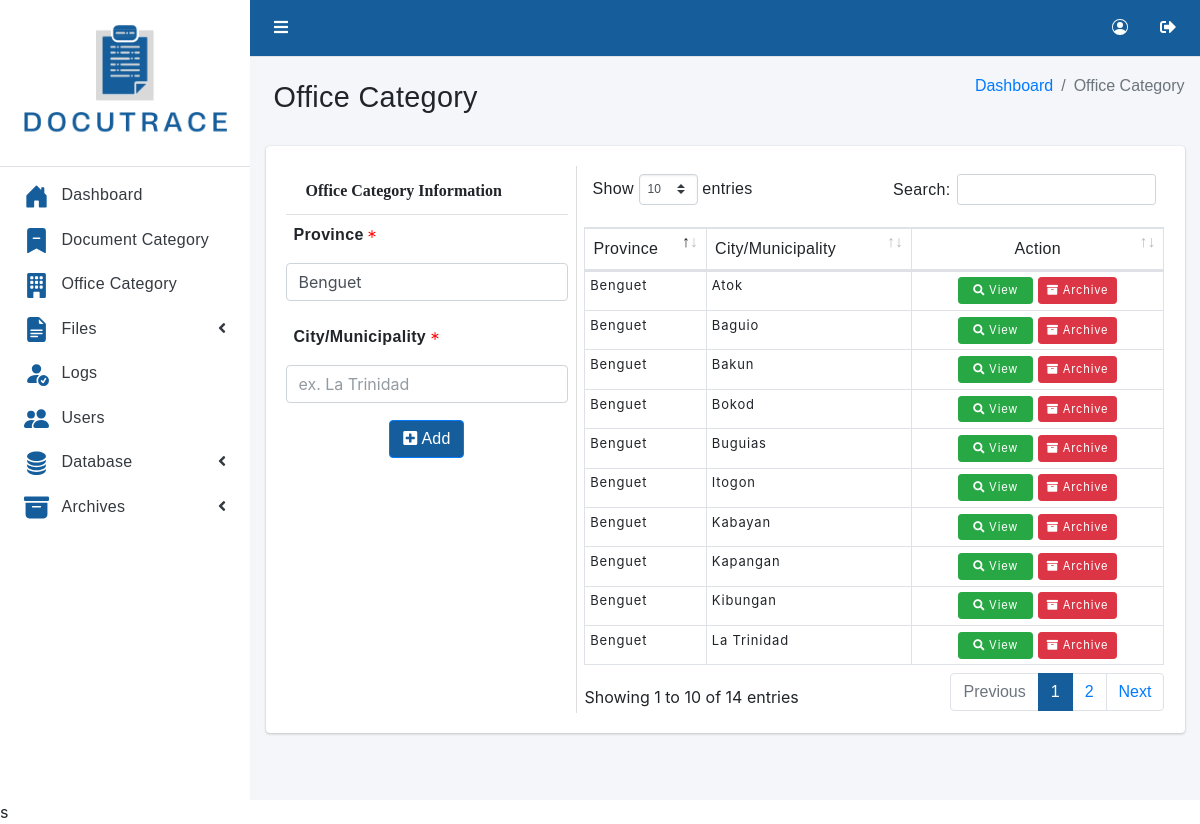
Screenshot of /admin/settings.php (signed in) with the database file from the repository.
### tables this page shows
CREATE TABLE OfficeSettings (
  office_id_num int(50) unsigned ZEROFILL auto_increment,
  Province varchar(255) DEFAULT NULL,
  cityMunicipality varchar(255) DEFAULT NULL,
  ArchiveStatus varchar(255) DEFAULT 'Not Archived',

  PRIMARY KEY  (office_id_num)
);

### admin/settings.php (the view, shortened to what this page needs)
<?php
   require '../php/centralConnection.php';
   if(isset($_REQUEST['list'])){
      if($_REQUEST['list'] == "office"){
         $query ="SELECT * FROM OfficeSettings WHERE ArchiveStatus = 'Archived'";
         $result = mysqli_query($connect, $query);
         $header = "Office Archives";
      }
   }else{
      $query ="SELECT * FROM OfficeSettings WHERE ArchiveStatus != 'Archived'";
      $result = mysqli_query($connect, $query);
      $header = "Office Category";
   }
?>
<!DOCTYPE html>
<html lang="en">
<head>
   <link rel="stylesheet" href="../asset/fontawesome/css/all.min.css">
   <link rel="stylesheet" href="../asset/css/adminlte.min.css">
   <link rel="stylesheet" href="../asset/css/style.css">
   <link rel="stylesheet" href="../asset/tables/datatables-bs4/css/dataTables.bootstrap4.min.css">
   <link rel="stylesheet" href="../css/style.css">
   <link rel="stylesheet" href="../asset/jquery-confirm.min.css">
</head>
<body class="hold-transition sidebar-mini layout-fixed">
   <div class="wrapper">
      <nav class="main-header navbar navbar-expand navbar-light" style="background-color: rgb(22,94,155)">
         <ul class="navbar-nav">
            <li class="nav-item">
               <a class="nav-link iconsTop" data-widget="pushmenu" href="#" role="button"><i class="fas fa-bars"></i></a>
            </li>
         </ul>
         <ul class="navbar-nav ml-auto">
            <li class="nav-item">
               <a class="nav-link iconsTop" href="#" data-toggle='modal' data-target='#editIconUser' role="button" style="margin-top: -3%;">
               </a>
            </li>
            <li class="nav-item">
               <a class="nav-link iconsTop" href="../php/logout.php">
                  <i class="fas fa-sign-out-alt"></i>
               </a>
            </li>
         </ul>
      </nav>
      <aside class="main-sidebar sidebar-light-primary">
         <a href="index.php" class="brand-link">
     <img src="../asset/img/DOCUTRACE.png" alt="DOCUTRACE Logo" id="docutraceLogo">
      </a>
      <div class="sidebar">
         <nav class="mt-2">
            <ul class="nav nav-pills nav-sidebar flex-column" data-widget="treeview" role="menu"
               data-accordion="false">
               <li class="nav-item">
                  <a href="index.php" class="nav-link">
                     <p>
                        Dashboard
                     </p>
                  </a>
               </li>
               <li class="nav-item">
                  <a href="category.php" class="nav-link">
                     <svg xmlns="http://www.w3.org/2000/svg" width="25" height="25" fill="rgb(22,94,155)" class="bi bi-bookmark-dash-fill" viewBox="0 0 16 16">
                        <path fill-rule="evenodd" d="M2 15.5V2a2 2 0 0 1 2-2h8a2 2 0 0 1 2 2v13.5a.5.5 0 0 1-.74.439L8 13.069l-5.26 2.87A.5.5 0 0 1 2 15.5zM6 6a.5.5 0 0 0 0 1h4a.5.5 0 0 0 0-1H6z"/>
                      </svg>
                     <p>
                        Document Category
                     </p>
                  </a>
               </li>
               <li class="nav-item">
                  <a href="settings.php" class="nav-link">
                     <p>
                        Office Category
                     </p>
                  </a>
               </li>
               <li class="nav-item">
                     <a href="#" class="nav-link">
                        <p>
                           Files
                        </p>
                        <i class="right fas fa-angle-left"></i>
                     </a>
                  </li>
               <li class="nav-item adminOnly">
                     <a href="logs.php" class="nav-link">
                        <p>
                           Logs
                        </p>
                     </a>
                  </li>
               <li class="nav-item adminOnly">
                  <a href="users.php" class="nav-link">
                     <p>
                        Users
                     </p>
                  </a>
               </li>
               <li class="nav-item adminOnly">
                     <a href="#" class="nav-link">
                        <p>
                           Database
                        </p>
                        <i class="right fas fa-angle-left"></i>
                     </a>
                  </li>
               <li class="nav-item adminOnly">
                     <a href="#" class="nav-link">
                        <p>
                           Archives
                        </p>
                        <i class="right fas fa-angle-left"></i>
                     </a>
                  </li>
            </ul>
         </nav>
      </div>
   </aside>
      <div class="content-wrapper">
         <div class="content-header">
            <div class="container-fluid">
               <div class="row mb-2">
                  <div class="col-sm-6">
                        <h1 class="m-0"><?php echo $header; ?></h1>
                  </div>
                  <div class="col-sm-6">
                     <ol class="breadcrumb float-sm-right">
                        <li class="breadcrumb-item" style="color: rgb(22,94,155);"><a href="index.php">Dashboard</a></li>
                        <li class="breadcrumb-item active"><?php echo $header; ?></li>
                     </ol>
                  </div>
               </div>
            </div>
         </div>
         <section class="content">
            <div class="container-fluid">
               <div class="card card-info">
                  <form action="../php/addRecord.php" method="post" id="addOfficeForm">
                     <div class="card-body">
                        <div class="row">
                           <div class="col-md-4" id="categoryAddSection">
                              <div class="card-header">
                                 <span class="fa"> Office Category Information</span>
                              </div>
                              <div class="row">
                                 <div class="col-md-12">
                                    <div class="form-group">
                                       <label>Province </label>
                                       <input type="text" class="form-control" name="addProvince" value="Benguet" required >
                                    </div>
                                 </div>
                                 <div class="col-md-12">
                                    <div class="form-group">
                                       <label>City/Municipality </label>
                                       <input type="text" class="form-control" name="addCityMunicipality" placeholder="ex. La Trinidad" required>
                                    </div>
                                 </div>
                              </div>
                              <div class="col-md-12" id="addButton">
                                 <button type="submit" class="btn btn-primary"><i
                        class="fa fa-plus-square"></i> Add</button>
                              </div>
                  </form>
               </div>
               <div class="col-md-8" id="officeList" style="border-left: 1px solid #ddd;">
                  <table id="example1" class="table table-bordered table-hover">
                     <thead>
                        <tr>
                           <th>Province</th>
                           <th>City/Municipality</th>
                           <th class="text-center">Action</th>
                        </tr>
                     </thead>
                     <tbody>
                           <?php
                              if($result != ''){
                                 while($row = mysqli_fetch_array($result)){
                                    $officeProvince = $row['Province'];
                                    $officeIDNum = $row['office_id_num'];
                                    $officeCityMunicipality = $row['cityMunicipality'];
                                    echo "
                                    <tr>
                                          <td>$officeProvince</td>
                                          <td>$officeCityMunicipality</td>
                                          <td class='text-center'>
                                             <a class='btn btn-sm btn-success' href='#' data-toggle='modal' data-target='#edit' data-office-id='$officeIDNum' data-office-province='$officeProvince' data-office-cityMunicipality='$officeCityMunicipality' onclick='populateEditModal(this)'><i class='fa fa-search'></i> View</a>
                                             <a class='btn btn-sm btn-danger adminOnly archiveButton' href='#' data-toggle='modal' data-target='#archive' data-office-id='$officeIDNum'>
                                                <i class='fa fa-archive'></i> Archive
                                             </a>
                                             <a class='btn btn-sm btn-danger adminOnly restoreButton' href='#' data-toggle='modal' data-target='#restore' data-office-id='$officeIDNum'>
                                             <svg xmlns='http://www.w3.org/2000/svg' width='16' height='16' fill='currentColor' class='bi bi-arrow-counterclockwise' viewBox='0 0 16 16'>
                                             <path fill-rule='evenodd' d='M8 3a5 5 0 1 1-4.546 2.914.5.5 0 0 0-.908-.417A6 6 0 1 0 8 2v1z'/>
                                             <path d='M8 4.466V.534a.25.25 0 0 0-.41-.192L5.23 2.308a.25.25 0 0 0 0 .384l2.36 1.966A.25.25 0 0 0 8 4.466z'/>
                                             </svg> Restore
                                             </a>
                                          </td>
                                    </tr>";
                                 }
                              }
                          ?>
                        </tbody>
                  </table>
               </div>
            </div>
      </div>
   </div>
   <script src="../asset/tables/datatables-responsive/js/responsive.bootstrap4.min.js"></script>s
</body>
</html>

### asset/css/style.css (style rules this page uses)
h1,h2,h3,h4,h5,h6,p,label,button,th { font-family: 'Trebuchet MS', 'Lucida Sans Unicode', 'Lucida Grande', 'Lucida Sans', Arial, sans-serif !important; padding: 0.5rem 0.5rem; font-weight: 100; letter-spacing: 0.02rem; }
li a { font-family: 'Trebuchet MS', 'Lucida Sans Unicode', 'Lucida Grande', 'Lucida Sans', Arial, sans-serif !important; font-weight: 100; }
li { font-family: 'Trebuchet MS', 'Lucida Sans Unicode', 'Lucida Grande', 'Lucida Sans', Arial, sans-serif !important; font-weight: 100; }
table td { font-size: 13px !important; letter-spacing: 0.0625em; margin:-10px; border-spacing: 1em; }
#docutraceLogo { width: 100%; }

### css/style.css (style rules this page uses)
td a.btn { font-size: 0.7rem; }
th { padding: 0.5rem !important; }
table tr td { padding: 0.3rem !important; }
.btn-primary { background-color: rgb(22,94,155); }
.iconsTop { color: white !important; }
.btn { min-width: 75px; margin: 1px 0; }
#addButton { text-align: center; }
.bi-asterisk { margin-bottom: 3px; }

### rows the page displays
officesettings: Province "Benguet", cityMunicipality "Atok"
officesettings: Province "Benguet", cityMunicipality "Baguio"
officesettings: Province "Benguet", cityMunicipality "Bakun"
officesettings: Province "Benguet", cityMunicipality "Bokod"
officesettings: Province "Benguet", cityMunicipality "Buguias"
officesettings: Province "Benguet", cityMunicipality "Itogon"
officesettings: Province "Benguet", cityMunicipality "Kabayan"
officesettings: Province "Benguet", cityMunicipality "Kapangan"
officesettings: Province "Benguet", cityMunicipality "Kibungan"
officesettings: Province "Benguet", cityMunicipality "La Trinidad"

### other values shown
$header "Office Category"
